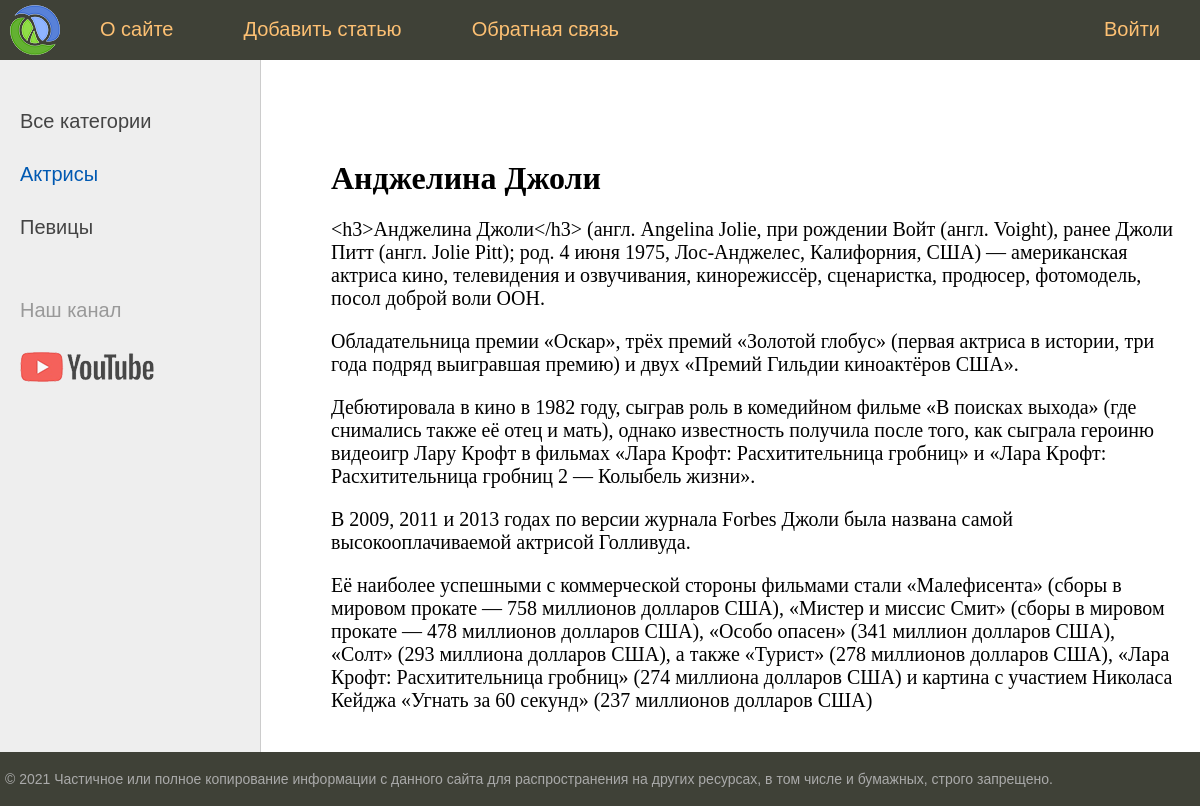
The app's page /1/, older data.
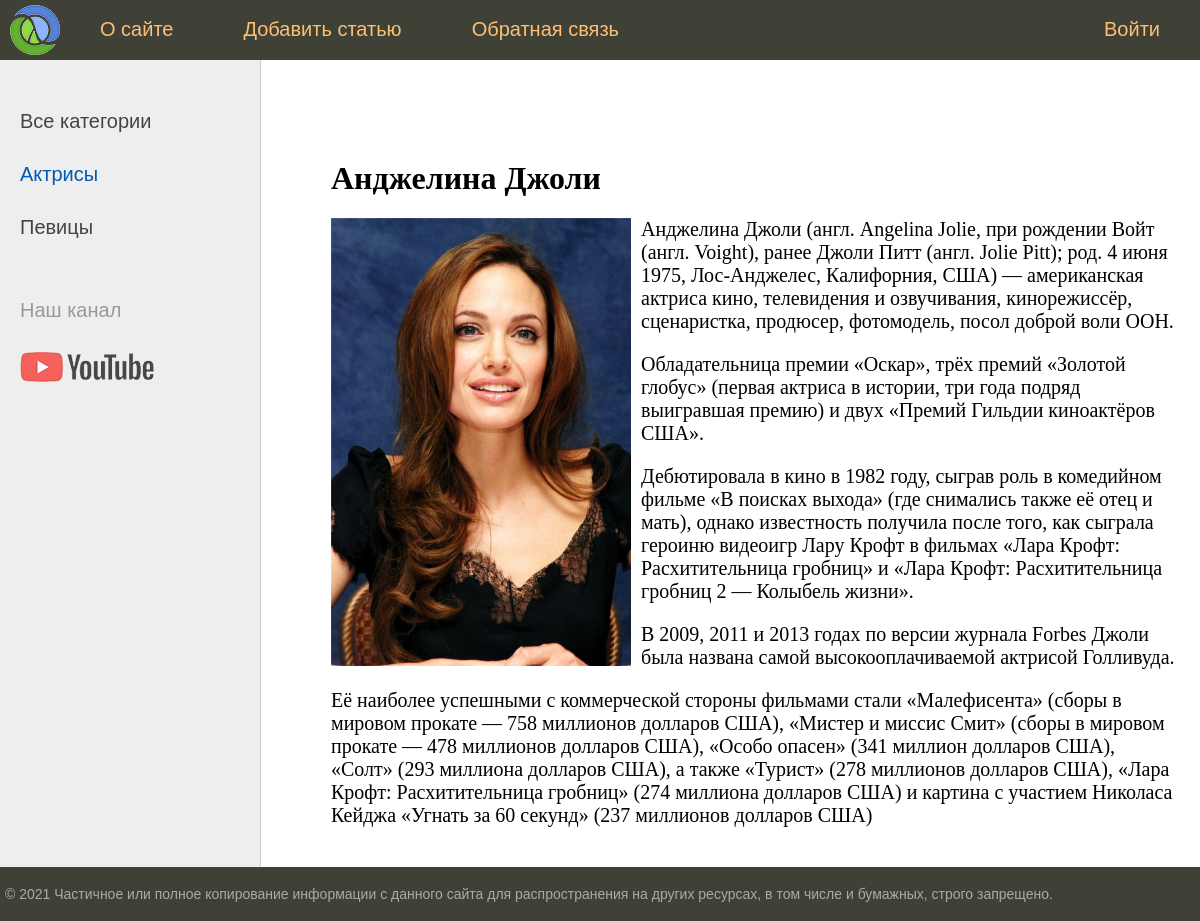
The same page, newer data.
### women/models.py (models this page shows, shortened)
class Women(models.Model):
    title = models.CharField(max_length=255, verbose_name="Заголовок")
    content = models.TextField(blank=True, verbose_name="Текст статьи")                                    #  blank=True поле может оставаться пустым
    photo = models.ImageField(upload_to="photos/%Y/%m/%d/", verbose_name="Фото")                           #  подкаталог photos/%Y/%m/%d/ текущий год/месяц/день
    time_create = models.DateTimeField(auto_now_add=True, verbose_name="Время создания")                   #  auto_now_add=True примет текущее время в момент записи и его не поменяет
    time_update = models.DateTimeField(auto_now=True, verbose_name="Время изменения")                      #  auto_now=True примет текущее время в момент записи и его поменяет в случае редактирования
    is_published = models.BooleanField(default=True, verbose_name="Публикация")                            #  default=True при добавлении новой записи то данное поле по умол. примет True
    cat = models.ForeignKey('Category', on_delete=models.PROTECT, null=True, verbose_name="Категория")     # 'Category' имя класса в кавычках поскольку class Category идет после class Women
    class Meta:
        verbose_name = 'Известные женщины'
        verbose_name_plural = 'Известные женщины'
        ordering = ['time_create', 'title']                                                                #  Сортировка по времени в admin django

### women/views.py (the view)
# urls.py: path('<int:post_id>/', show_post, name='post'),
def show_post(request, post_id):
    post = get_object_or_404(Women, pk=post_id)
    context = {
        'post': post,
        'menu': menu,
        'title': post.title,
        'cat_selected': post.cat_id,
    }
    return render(request, 'women/post.html', context=context)

### women/models.py (called while the page is built)
    def get_absolute_url(self):
        return reverse('category', kwargs={'cat_id': self.pk})

### women/templatetags/women_tags.py (called while the page is built)
@register.inclusion_tag('women/list_categories.html')
def show_categories(sort=None, cat_selected=0):              #  Возвращает полноценную html страницу
    if not sort:
        cats = Category.objects.all()                        #  Читает все категории из стр. Категории
    else:
        cats = Category.objects.order_by(sort)
    return {"cats": cats, "cat_selected": cat_selected}      #  Возвращает словарь

### women/templates/women/post.html
{% extends 'women/base.html' %}
{% block content %}
<h1>{{post.title}}</h1>
{% if post.photo %}
<p><img class="img-article-left" src="{{post.photo.url}}"></p>
{% endif %}
{{post.content|linebreaks}}
{% endblock %}

Row changes from the older to the newer data that the page shows:
changed Women "Анджелина Джоли": photo: picture added; content "<h3>Анджелина Джоли</h3> (англ. Angelina Jolie, при…" → "Анджелина Джоли (англ. Angelina Jolie, при…"
